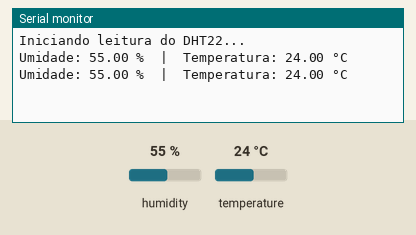
This sketch was run on a simulated Arduino Uno, built with avr-gcc and run on an emulated ATmega328P. Parts: the last lines printed to the serial monitor. Inputs (shaded band) come from the test bench; at power-on: humidity 55 %, temperature 24 °C.

Above: at 4.8 s.
4.9 s: humidity set to 22 %
At 7.1 s:
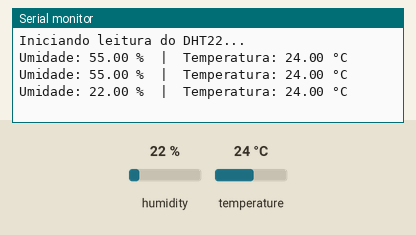
7.9 s: temperature set to 12 °C
At 8.9 s:
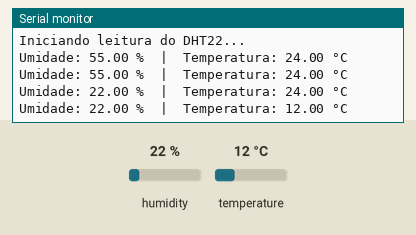
10.9 s: humidity set to 40 %
At 12.4 s:
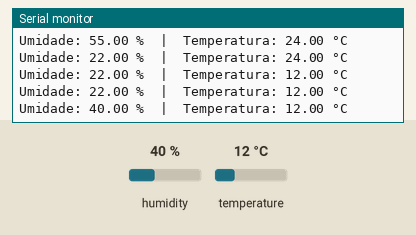
Timing chart, 0 to 13.9 s (numbered marks = the images above; inputs shaded):
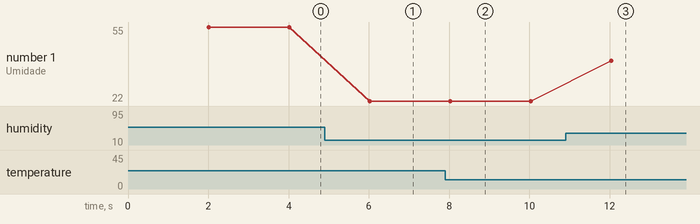

The sketch:

blink.ino
```cpp
#include "DHT.h"

#define DHTPIN 13    // pino digital onde o DHT22 está ligado
#define DHTTYPE DHT22   // tipo do sensor (DHT22)

DHT dht(DHTPIN, DHTTYPE);

void setup() {
  Serial.begin(9600);
  Serial.println("Iniciando leitura do DHT22...");
  dht.begin();
}

void loop() {
  // Espera um pouco entre as leituras
  delay(2000);

  float h = dht.readHumidity();
  float t = dht.readTemperature();

  // Verifica se houve falha na leitura
  if (isnan(h) || isnan(t)) {
    Serial.println("Falha ao ler do sensor DHT22!");
    return;
  }

  Serial.print("Umidade: ");
  Serial.print(h);
  Serial.print(" %  |  Temperatura: ");
  Serial.print(t);
  Serial.println(" °C");
}
```

Measured:
- after the input at 4.9 s, the serial monitor: prints a new line after 1.1 s (image 1)
- after the input at 7.9 s, the serial monitor: prints a new line after 0.12 s (image 2)
- after the input at 10.9 s, the serial monitor: prints a new line after 1.1 s (image 3)
- plotted number 1: 55 → 22 after the input at 4.9 s, 22 → 40 after the input at 10.9 s
